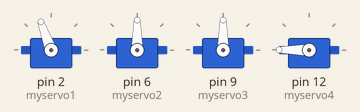
Bench run of a sketch on a simulated Arduino Uno, built with avr-gcc and run on an emulated ATmega328P. Shown: 4 × servo.

Above: at 0.05 s.
At 1.8 s:
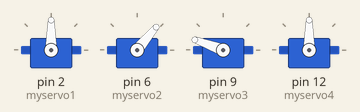
At 3.6 s:
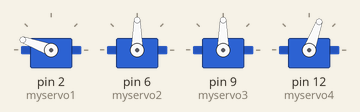
Timing chart, 0 to 8.3 s (numbered marks = the images above):
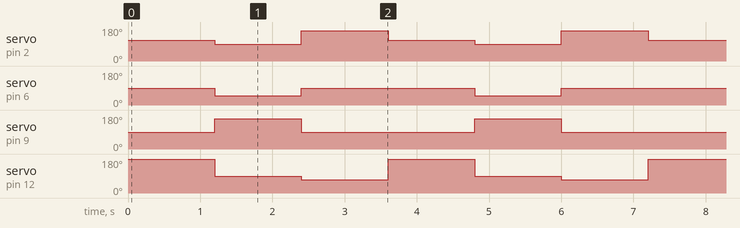

Measured:
- by itself, servo on pin 2 (myservo1): repeats every 3.6 s: 160° 1.2 s, 110° 1.2 s, 90° 1.2 s
- by itself, servo on pin 6 (myservo2): alternates 90° for 2.4 s and 50° for 1.2 s
- by itself, servo on pin 9 (myservo3): alternates 160° for 1.2 s and 90° for 2.4 s
- by itself, servo on pin 12 (myservo4): repeats every 3.6 s: 70° 1.2 s, 180° 1.2 s, 90° 1.2 s

The sketch:

3posmove.ino
```cpp
#include <Servo.h>
Servo myservo1;
Servo myservo2;
Servo myservo3;
Servo myservo4;
void setup()
{
  myservo1.attach(2);
  myservo2.attach(6);
  myservo3.attach(9);
  myservo4.attach(12);
}

void loop()
{
  //每个位置休眠1.2秒
  myservo1.write(110);
  myservo2.write(90);
  myservo3.write(90);
  myservo4.write(180);
  delay(1200);

  myservo1.write(90);
  myservo2.write(50);
  myservo3.write(160);
  myservo4.write(90);
  delay(1200);

  myservo1.write(160);
  myservo2.write(90);
  myservo3.write(90);
  myservo4.write(70);
  delay(1200);
}
```
